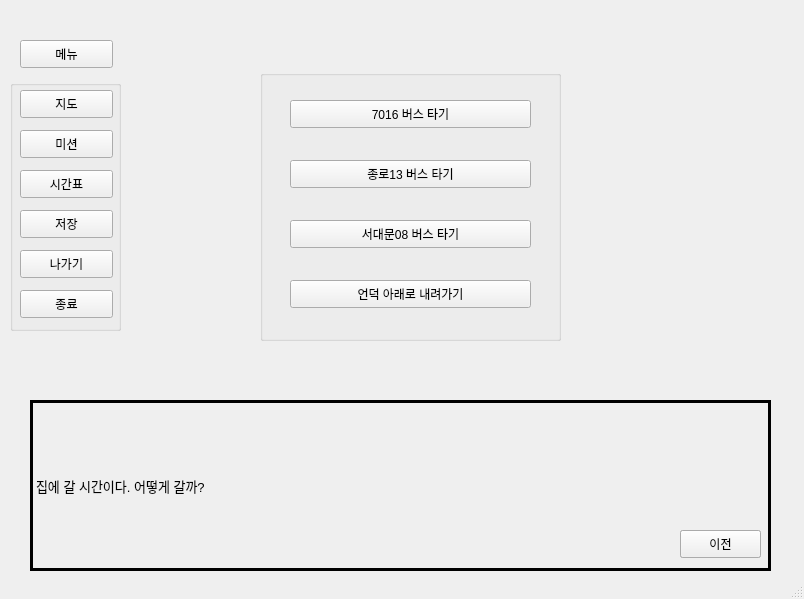
<?xml version="1.0" encoding="UTF-8"?>
<ui version="4.0">
 <class>SSG</class>
 <widget class="QMainWindow" name="SSG">
  <property name="geometry">
   <rect>
    <x>0</x>
    <y>0</y>
    <width>804</width>
    <height>599</height>
   </rect>
  </property>
  <property name="windowTitle">
   <string>SSG</string>
  </property>
  <widget class="QWidget" name="centralwidget">
   <widget class="QPushButton" name="menu">
    <property name="geometry">
     <rect>
      <x>20</x>
      <y>40</y>
      <width>93</width>
      <height>28</height>
     </rect>
    </property>
    <property name="text">
     <string>메뉴</string>
    </property>
   </widget>
   <widget class="QGroupBox" name="menuBox">
    <property name="geometry">
     <rect>
      <x>10</x>
      <y>80</y>
      <width>111</width>
      <height>251</height>
     </rect>
    </property>
    <property name="title">
     <string/>
    </property>
    <widget class="QPushButton" name="map">
     <property name="geometry">
      <rect>
       <x>10</x>
       <y>10</y>
       <width>93</width>
       <height>28</height>
      </rect>
     </property>
     <property name="text">
      <string>지도</string>
     </property>
    </widget>
    <widget class="QPushButton" name="mission">
     <property name="geometry">
      <rect>
       <x>10</x>
       <y>50</y>
       <width>93</width>
       <height>28</height>
      </rect>
     </property>
     <property name="text">
      <string>미션</string>
     </property>
    </widget>
    <widget class="QPushButton" name="save">
     <property name="geometry">
      <rect>
       <x>10</x>
       <y>130</y>
       <width>93</width>
       <height>28</height>
      </rect>
     </property>
     <property name="text">
      <string>저장</string>
     </property>
    </widget>
    <widget class="QPushButton" name="exit">
     <property name="geometry">
      <rect>
       <x>10</x>
       <y>210</y>
       <width>93</width>
       <height>28</height>
      </rect>
     </property>
     <property name="text">
      <string>종료</string>
     </property>
    </widget>
    <widget class="QPushButton" name="time">
     <property name="geometry">
      <rect>
       <x>10</x>
       <y>90</y>
       <width>93</width>
       <height>28</height>
      </rect>
     </property>
     <property name="text">
      <string>시간표</string>
     </property>
    </widget>
    <widget class="QPushButton" name="out_btn">
     <property name="geometry">
      <rect>
       <x>10</x>
       <y>170</y>
       <width>93</width>
       <height>28</height>
      </rect>
     </property>
     <property name="text">
      <string>나가기</string>
     </property>
    </widget>
   </widget>
   <widget class="QLabel" name="chat">
    <property name="geometry">
     <rect>
      <x>30</x>
      <y>400</y>
      <width>741</width>
      <height>171</height>
     </rect>
    </property>
    <property name="font">
     <font>
      <pointsize>10</pointsize>
     </font>
    </property>
    <property name="frameShape">
     <enum>QFrame::Box</enum>
    </property>
    <property name="lineWidth">
     <number>3</number>
    </property>
    <property name="midLineWidth">
     <number>3</number>
    </property>
    <property name="text">
     <string>집에 갈 시간이다. 어떻게 갈까?</string>
    </property>
    <property name="textFormat">
     <enum>Qt::AutoText</enum>
    </property>
    <property name="alignment">
     <set>Qt::AlignLeading|Qt::AlignLeft|Qt::AlignVCenter</set>
    </property>
   </widget>
   <widget class="QGroupBox" name="goHomeMenu">
    <property name="geometry">
     <rect>
      <x>260</x>
      <y>70</y>
      <width>301</width>
      <height>271</height>
     </rect>
    </property>
    <property name="font">
     <font>
      <kerning>true</kerning>
     </font>
    </property>
    <property name="title">
     <string/>
    </property>
    <property name="flat">
     <bool>false</bool>
    </property>
    <property name="checkable">
     <bool>false</bool>
    </property>
    <property name="checked">
     <bool>false</bool>
    </property>
    <widget class="QPushButton" name="bus7016">
     <property name="geometry">
      <rect>
       <x>30</x>
       <y>30</y>
       <width>241</width>
       <height>28</height>
      </rect>
     </property>
     <property name="text">
      <string>7016 버스 타기</string>
     </property>
    </widget>
    <widget class="QPushButton" name="bus13">
     <property name="geometry">
      <rect>
       <x>30</x>
       <y>90</y>
       <width>241</width>
       <height>28</height>
      </rect>
     </property>
     <property name="text">
      <string>종로13 버스 타기</string>
     </property>
    </widget>
    <widget class="QPushButton" name="bus08">
     <property name="geometry">
      <rect>
       <x>30</x>
       <y>150</y>
       <width>241</width>
       <height>28</height>
      </rect>
     </property>
     <property name="text">
      <string>서대문08 버스 타기</string>
     </property>
    </widget>
    <widget class="QPushButton" name="goHillDown">
     <property name="geometry">
      <rect>
       <x>30</x>
       <y>210</y>
       <width>241</width>
       <height>28</height>
      </rect>
     </property>
     <property name="text">
      <string>언덕 아래로 내려가기</string>
     </property>
    </widget>
   </widget>
   <widget class="QPushButton" name="nextButton">
    <property name="geometry">
     <rect>
      <x>680</x>
      <y>530</y>
      <width>81</width>
      <height>28</height>
     </rect>
    </property>
    <property name="text">
     <string>다음</string>
    </property>
   </widget>
   <widget class="QPushButton" name="backButton">
    <property name="geometry">
     <rect>
      <x>680</x>
      <y>530</y>
      <width>81</width>
      <height>28</height>
     </rect>
    </property>
    <property name="text">
     <string>이전</string>
    </property>
   </widget>
   <widget class="QLabel" name="imageLabel">
    <property name="geometry">
     <rect>
      <x>0</x>
      <y>10</y>
      <width>801</width>
      <height>361</height>
     </rect>
    </property>
    <property name="font">
     <font>
      <family>HY신명조</family>
     </font>
    </property>
    <property name="text">
     <string/>
    </property>
   </widget>
   <zorder>imageLabel</zorder>
   <zorder>menu</zorder>
   <zorder>menuBox</zorder>
   <zorder>chat</zorder>
   <zorder>goHomeMenu</zorder>
   <zorder>nextButton</zorder>
   <zorder>backButton</zorder>
  </widget>
  <widget class="QStatusBar" name="statusbar"/>
 </widget>
 <resources/>
 <connections/>
</ui>
